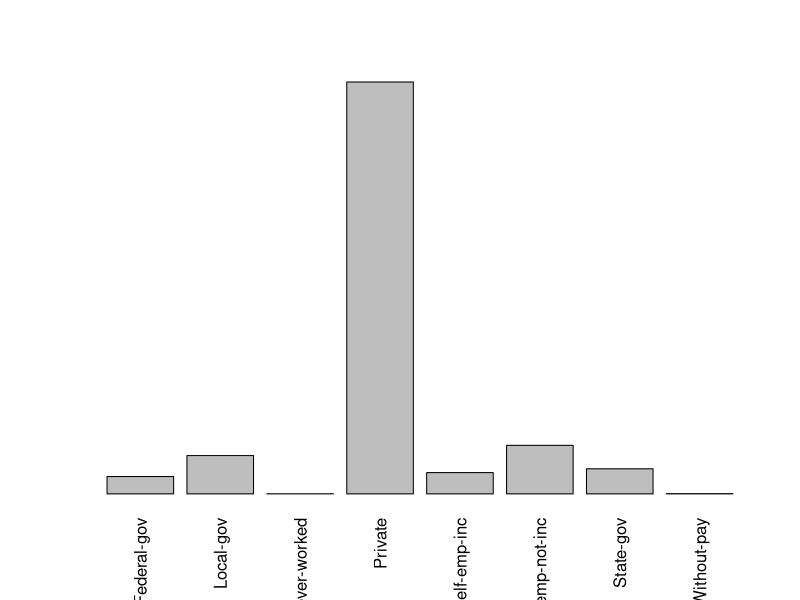

The R script that drew this image: (Note: this script raises an error after producing the figure.)
##1
# Assegno la working directory - Ho creato un progetto, quindi la workdir è già corretta. Aggiungo pseudocodice esplicativo sotto
setwd("C:/Files/Personali/Unige/Code/SD/GruppoStat/Esercitazione0")
# Prendi il file adult.txt dalla workdir attuale e portalo in un data frame - I valori sotto rispettano il file importato
dfAdult = read.table(
    "adult.txt", 
    sep = ",",
    na.strings="?",
    # La prima riga non va letta
    header = F,
    skip = 1,
##2
    col.names = c("age", "workclass", "fnlwgt", "education","education-num","marital-status", "occupation", "relationship", "race", "sex", "capital-gain","capital-loss", "hours-per-week","native-country","income")
    )

##3
# Studio la dimensione del dataframe
dim = dim(dfAdult) # RxC
#La stampo a schermo
cat(dim, "(Righe Colonne)")

##4
#Studio la struttura del dataframe prima di convertirle in factor
str(dfAdult)
#Trasformo tutte le variabili in chr a variabili in factor ( workclass, education, marital-status...)
#Cambio tutte le variabili chr in factor con un iterazione

#Itero attraverso i nomi di colonna
for (i in colnames(dfAdult)) {
# Se la classe del vettore colonna (uso [[]] per generare un vettore anzi che un dataframe da una singola colonna) è character, cambia quella colonna in fattore  
  # print(class(dfAdult[[i]])) //DEBUG
  if(class(dfAdult[[i]]) == "character"){
    #Cat concatena i valori e li stampa, così posso mettere sia i che la stringa nella stessa linea e ridurre la lunghezza 
    cat("Cambio la classe di ", i ," a fattore\n")
    # (Chiamo la colonna come vettore con [[]] anzi che dataframe$nomecolonna - che fa la stessa cosa - e cambio questo vettore in un factor) 
    dfAdult[[i]] = as.factor(dfAdult[[i]])
  }
}


##5
#Stampo le prime 10 righe
head(dfAdult,10)
#Visualizzo il dataframe
View(dfAdult)


##6
#Visualizzo i livelli (gli elementi distinti) di education
levels(dfAdult[["education"]])
# analogo: levels(dfAdult$education)
#L'ordine è alfabetico


##7
#Creo un fattore ordinato per l'educazione
education_rec <- ordered(x = dfAdult$education, levels =c("Preschool","1st-4th","5th-6th","9th","10th","11th","12th","HS-grad","Prof-school","Assoc-acdm","Assoc-voc","Some-college","Bachelors","Masters","Doctorate"))
#Non ho capito se serva sostituirlo ad education, ma in caso ecco quì:
# dfAdult$education = education_rec


##8
#Costruisco il nuovo dataframe con solo variabili qualitative usando il ciclo usato in precedenza
# Lo faccio partendo da quello iniziale
qDfAdult = na.omit(dfAdult)
#Itero e rimuovo le colonne che hanno classe int

keepVect <- c()

for (i in colnames(qDfAdult)) {
  if(class(qDfAdult[[i]]) != "integer"){
    #Aggiungo tutte queste colonne a un vettore
     keepVect <- append(keepVect,i)
  }
}
#Ora creo un subset del dataframe qualitativo senza le colonne quantitative
#Devo usare questo metodo e non subset perchè colnames mi da una stringa, quindi il vettore è composto di stringhe - mentre subset vuole il valore "non in stringa"
qDfAdult <- qDfAdult[keepVect]


##9
#(TABELLE)


#Definisco una funzione per "pulizia"

#FUNZIONE:
#ARGUMENTS: vettore - un vettore, nomeX - nome da dare alla coordinata x, il nome della colonna del dataframe va bene
#RETURNS: void
#UTILIZZO: Prende un vettore variabile (factor, a più livelli), se stampa una tabella di contingenza per la freq assoluta, quella relativa (e quella rel percentuale), e stampa un diagramma a barre (non cambia nulla tra i tipi di dati in quanto separati da una costante coumne)
printAbsRelHist <-  function (vettore, nomeX){
  aWcTable <- table(vettore)
  print(vettore)
  #per contare la popolazione, osservo quale sia la lunghezza del vettore (freq rel = freq ass / popolazione)
  rWcTable <- aWcTable / length(vettore) 
  print(rWcTable)
  # Per sfizio la stampo anche in percentuale
  percWcTable <-  rWcTable * 100
  print(percWcTable)
  
  #Stampo l'istogramma del dataset dato
  barplot(aWcTable, xlab = nomeX, ylab = "Numero di rilevazioni",las=2)
  }

#In questo caso in particolare seguo un processo più tedioso per workclass, mentre itero per stampare le altre
#Osservo la variabile workclass (dalla tabella completa, in quanto na-omittendo rimuovo quelli senza capital gainis - ovvero chi non lavora, eliminando un importante dato dalla frequenza: i disoccupati)
levels(dfAdult$workclass)
#Tabella con frequenza assoluta (PER OTTENERE UNA PERCENTUALE CHE ARRIVA A 100 DEVO OMETTERE I VALORI NON PRESENTI)
naOmittedWc <-  na.omit(dfAdult$workclass)
#Caso workclass
printAbsRelHist(naOmittedWc)

#Restanti casi
for(i in colnames(qDfAdult)){
  #Se non è workclass, che abbiamo già plottato
  if(i != "workclass"){
    printAbsRelHist(qDfAdult[[i]], i)
  }
}
